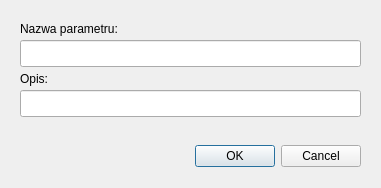
<?xml version="1.0" encoding="UTF-8"?>
<ui version="4.0">
 <class>Dialog</class>
 <widget class="QDialog" name="Dialog">
  <property name="geometry">
   <rect>
    <x>0</x>
    <y>0</y>
    <width>381</width>
    <height>188</height>
   </rect>
  </property>
  <property name="windowTitle">
   <string>Dodawanie parametru</string>
  </property>
  <widget class="QDialogButtonBox" name="buttonBox">
   <property name="geometry">
    <rect>
     <x>20</x>
     <y>140</y>
     <width>341</width>
     <height>32</height>
    </rect>
   </property>
   <property name="orientation">
    <enum>Qt::Horizontal</enum>
   </property>
   <property name="standardButtons">
    <set>QDialogButtonBox::Cancel|QDialogButtonBox::Ok</set>
   </property>
  </widget>
  <widget class="QLineEdit" name="lineEditName">
   <property name="geometry">
    <rect>
     <x>20</x>
     <y>40</y>
     <width>341</width>
     <height>27</height>
    </rect>
   </property>
  </widget>
  <widget class="QLabel" name="label">
   <property name="geometry">
    <rect>
     <x>20</x>
     <y>20</y>
     <width>171</width>
     <height>17</height>
    </rect>
   </property>
   <property name="text">
    <string>Nazwa parametru:</string>
   </property>
  </widget>
  <widget class="QLineEdit" name="lineEditDesc">
   <property name="geometry">
    <rect>
     <x>20</x>
     <y>90</y>
     <width>341</width>
     <height>27</height>
    </rect>
   </property>
  </widget>
  <widget class="QLabel" name="label_2">
   <property name="geometry">
    <rect>
     <x>20</x>
     <y>70</y>
     <width>171</width>
     <height>17</height>
    </rect>
   </property>
   <property name="text">
    <string>Opis:</string>
   </property>
  </widget>
 </widget>
 <resources/>
 <connections>
  <connection>
   <sender>buttonBox</sender>
   <signal>accepted()</signal>
   <receiver>Dialog</receiver>
   <slot>accept()</slot>
   <hints>
    <hint type="sourcelabel">
     <x>248</x>
     <y>254</y>
    </hint>
    <hint type="destinationlabel">
     <x>157</x>
     <y>274</y>
    </hint>
   </hints>
  </connection>
  <connection>
   <sender>buttonBox</sender>
   <signal>rejected()</signal>
   <receiver>Dialog</receiver>
   <slot>reject()</slot>
   <hints>
    <hint type="sourcelabel">
     <x>316</x>
     <y>260</y>
    </hint>
    <hint type="destinationlabel">
     <x>286</x>
     <y>274</y>
    </hint>
   </hints>
  </connection>
 </connections>
</ui>
